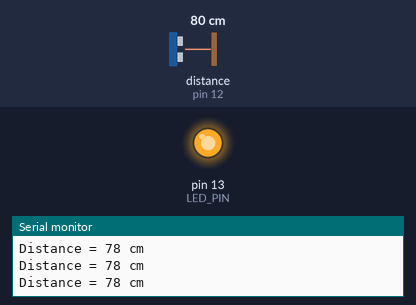
A sketch run on a simulated Arduino Uno, built with avr-gcc and run on an emulated ATmega328P. On the bench: output pins drawn as LEDs (lit = HIGH), the last lines printed to the serial monitor. Wiring (inferred from the names in the program): ultrasonic range finder: trigger pin 11; echo pin 12. Inputs (shaded band) come from the test bench; at power-on: distance to the obstacle (sensor on pin 12) 80 cm. The echo pulse lasts 58.3 µs per cm; pins used as bus, display or sensor lines are not drawn.

Above: at 1.3 s.
1.4 s: distance to the obstacle (sensor on pin 12) set to 87 cm
2.9 s: distance to the obstacle (sensor on pin 12) set to 97 cm
At 4.1 s:
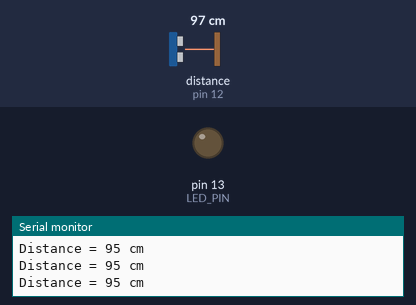
4.5 s: distance to the obstacle (sensor on pin 12) set to 2 cm
At 5.7 s:
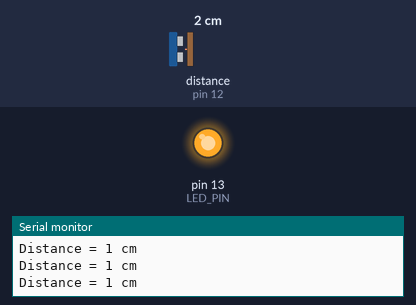
6.0 s: distance to the obstacle (sensor on pin 12) set to 120 cm
At 7.2 s:
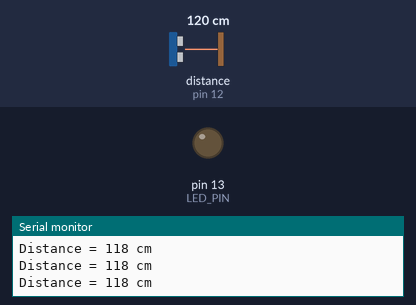
Timing chart, 0 to 8.5 s (numbered marks = the images above; inputs shaded):
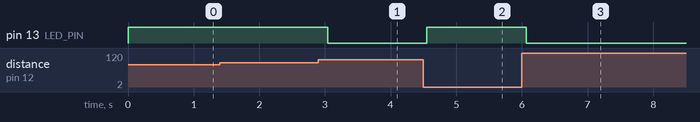

Measured:
- the behaviour switches between 91 and 92 cm on distance to the obstacle (sensor on pin 12) (found by bisection; images 0 and 1)
- after the input at 2.9 s, pin 13 (LED_PIN): HIGH → LOW after 0.14 s
- after the input at 4.5 s, pin 13 (LED_PIN): LOW → HIGH after 0.05 s
- after the input at 6.0 s, pin 13 (LED_PIN): HIGH → LOW after 0.06 s

The sketch:

Ultrasonic_sensor_with_buzzer.ino
```cpp
// Define the pins for the ultrasonic sensor and LED
const int TRIGGER_PIN = 11;
const int ECHO_PIN = 12;
const int LED_PIN = 13; // Pin connected to the LED

void setup() {
  Serial.begin(9600);
  pinMode(TRIGGER_PIN, OUTPUT);
  pinMode(ECHO_PIN, INPUT);
  pinMode(LED_PIN, OUTPUT); // Set LED pin as output
}

void loop() {
  long duration, distance;


  digitalWrite(TRIGGER_PIN, LOW);
  delayMicroseconds(2);

  // Send a 10 microsecond pulse to trigger pin
  digitalWrite(TRIGGER_PIN, HIGH);
  delayMicroseconds(10);
  digitalWrite(TRIGGER_PIN, LOW);

  // Measure the duration of the pulse on the echo pin
  duration = pulseIn(ECHO_PIN, HIGH);

  // Calculate distance in centimeters based on the speed of sound
  distance = duration * 0.034 / 2; // Speed of sound is approximately 34 microseconds per centimeter

  // Print the distance
  Serial.print("Distance = ");
  Serial.print(distance);
  Serial.println(" cm");

  // Check if distance is less than 100 cm
  if (distance < 90) {
    digitalWrite(LED_PIN, HIGH); // Turn on the LED
  } else {
    digitalWrite(LED_PIN, LOW); // Turn off the LED
  }

  delay(500); // Wait before taking the next measurement
}
```
